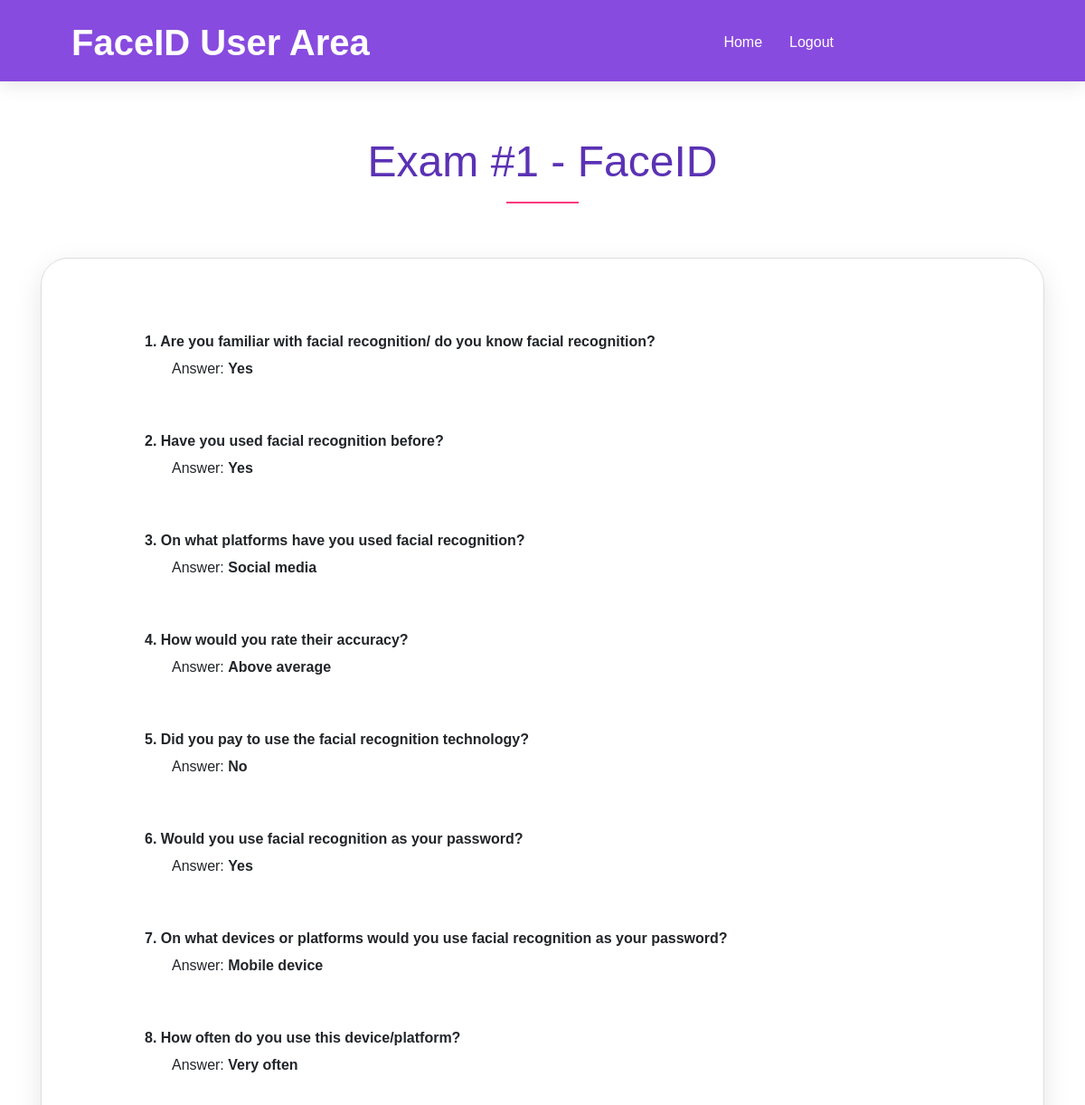
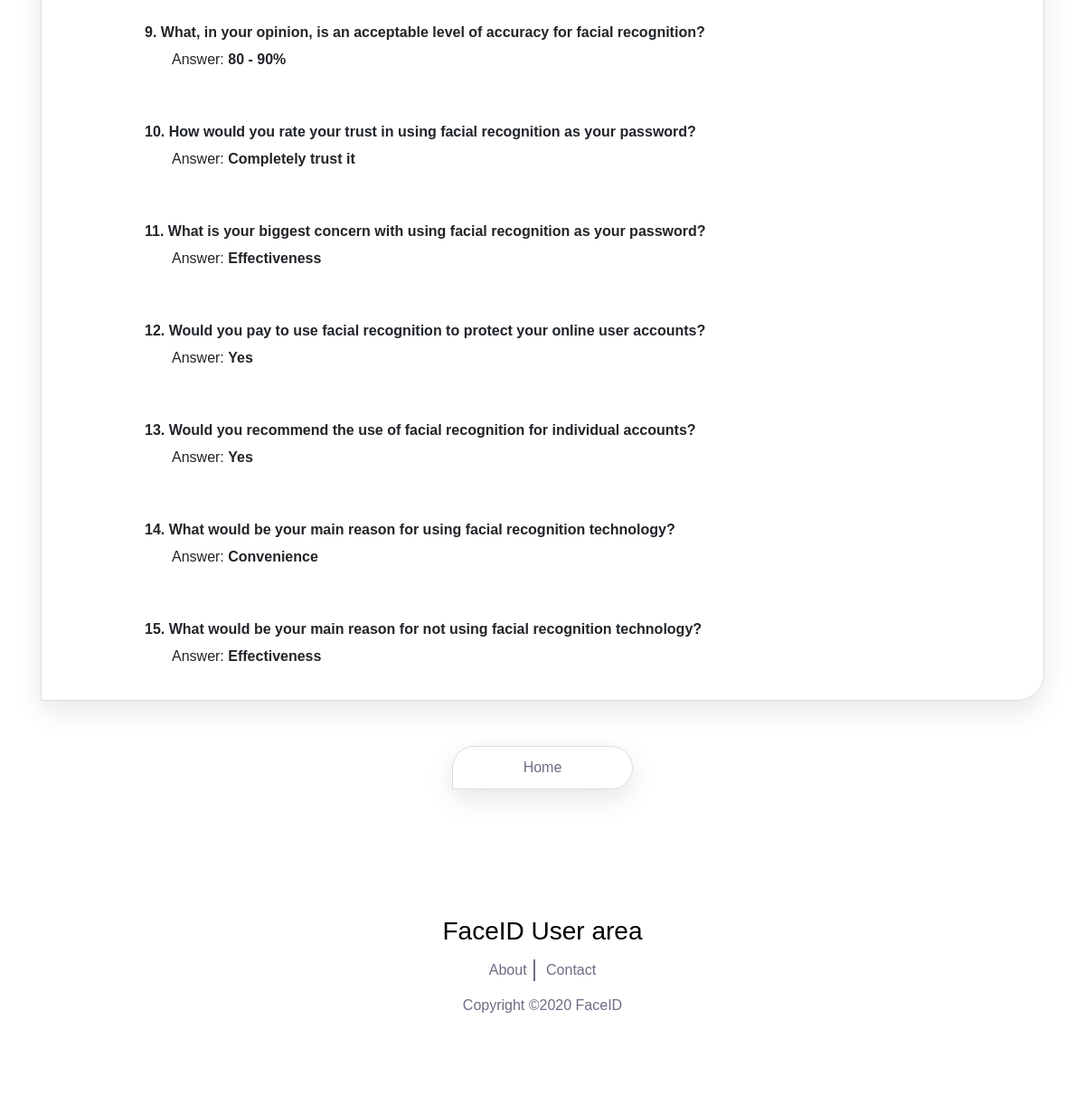
/user/1/list/1 (signed in), run on the app's committed database (2 pictures, top to bottom).
### app/models.py (models this page shows)
class Exams(db.Model):
    __tablename__ = 'exams'
    id = db.Column(db.Integer, primary_key=True)
    title = db.Column(db.String(80), unique=True, nullable=False)

class Question(db.Model):
    __tablename__ = 'question'
    id = db.Column(db.Integer, primary_key=True)
    title = db.Column(db.String(80), nullable=True)
    option1 = db.Column(db.String(80), nullable=True)
    option2 = db.Column(db.String(80), nullable=False)
    option3 = db.Column(db.String(80), nullable=False)
    option4 = db.Column(db.String(80), nullable=False)
    option5 = db.Column(db.String(80), nullable=False)
    exam_id = db.Column(db.Integer, db.ForeignKey('exam.id'), nullable=False)

### app/routes.py (the view)
@app.route('/user/<user_id>/list/<exam_id>', methods=['GET'])
@login_required
def list_exam(user_id, exam_id):
        title = 'Answers for Exam #'+ exam_id
        error=None
        try:
            sq = db.session.query(Question.id).filter(Question.exam_id == exam_id).subquery()
            answers =  db.session.query(Answers).filter(Answers.question_id.in_(sq)).filter(Answers.user_id == user_id).order_by(Answers.question_id).all()
            questions = Question.query.filter_by(exam_id=exam_id).order_by(Question.id).all()
            exam = Exams.query.filter_by(id=exam_id).first()
            list_of_questions = []
            answer_str = 'Not defined'
            for answer in answers:
                for question in questions:
                    if question.id == answer.question_id:
                        title = question.title
                        if answer.answer == 1:
                            answer_str = question.option1
                        if answer.answer == 2:
                            answer_str = question.option2
                        if answer.answer == 3:
                            answer_str = question.option3
                        if answer.answer == 4:
                            answer_str = question.option4
                        if answer.answer == 5:
                            answer_str = question.option5
                tmp = { 'title': title,
                        'answer_str': answer_str
                        }
                list_of_questions.append(tmp)
        except Exception as e:
            error = str(e.args[0])
        return render_template('./user/user_list_answers.html', exam=exam, list_of_questions=list_of_questions, user_id=user_id, exam_id=exam_id, error=error, title=title)

### app/routes.py (called while the page is built)
@login_manager.user_loader
def user_loader(user_id):
    user = User.query.get(user_id)
    return user

### app/templates/user/user_list_answers.html (shortened to what this page needs)
{% extends "./user/user_base.html" %}
{% block content %}
    <div id="content">
        <section class="special-area bg-white section_padding_150_50" id="about">
            <div class="container">
                <div class="row">
                    <div class="col-12">
                        <div class="section-heading text-center">
                            <h2>{{ exam.title }}</h2>
                            <div class="line-shape"></div>
                        </div>
                    </div>
                </div>
            </div>
            <div class="special_description_area">
                <div class="container">
                    <div class="row">
                        <div class="col-lg-12">
                            <div class="webcam-frame">
                                        <div class='table-wrapper'>
                                            {% for question in list_of_questions %}
                                                    <div class='tb-row-question'>
                                                        <div class='tb-column-exam-question'><strong>{{loop.index}}. {{ question.title }}</strong></div>
                                                    </div>
                                                    <div class='tb-row-exam-option'>
                                                        <div class='tb-row-title'>
                                                                <div class='tb-answer'>Answer: <strong>{{ question.answer_str }}</strong></div>
                                                        </div>
                                                    </div>
                                            {% endfor %}
                                          </div>
                                        </div>
                                          <div class="down-menu">
                                            <div class="app-download-btn wow fadeInUp button-200" data-wow-delay="0.2s">
                                                <a href="/user/">
                                                    <p class="mb-0">Home</p>
                                                </a>
                                            </div>
                                        </div>
                        </div>
                    </div>
                </div>
            </div>
        </section>
        </div>
        {% endblock %}

### app/static/style.css (style rules this page uses)
body { font-family: 'Cabin', sans-serif; background-color: #fff; }
h1, h2, h3, h4, h5, h6 { font-family: 'Cabin', sans-serif; font-weight: 400; color: #000; line-height: 1.2; }
.section_padding_150_50 { padding-top: 150px; padding-bottom: 50px; }
a, a:hover, a:focus, a:active { text-decoration: none; -webkit-transition-duration: 500ms; -o-transition-duration: 500ms; transition-duration: 500ms; }
p { color: #726a84; font-size: 16px; font-weight: 300; margin-top: 0; }
.section-heading > h2 { font-weight: 300; color: #5b32b4; font-size: 48px; margin: 0; }
.section-heading { margin-bottom: 60px; }
.line-shape-white, .line-shape { width: 80px; height: 2px; background-color: #fb397d; margin-top: 15px; }
.line-shape { margin-left: calc(50% - 40px); }
.app-download-btn a { border: 1px solid #ddd; display: -webkit-box; display: -ms-flexbox; display: flex; -webkit-box-align: center; -ms-flex-align: center; align-items: center; padding: 15px 30px; border-radius: 30px 30px 30px 0; -webkit-box-shadow: 0 10px 30px rgba(0, 0, 0, 0.1); box-shadow: 0 10px 30px rgba(0, 0, 0, 0.1); -webkit-box-pack: center; -ms-flex-pack: center; justify-content: center; margin:20px 0 20px 0; }
.app-download-btn a p { font-size: 16px; line-height: 1; -webkit-transition-duration: 500ms; -o-transition-duration: 500ms; transition-duration: 500ms; }
.app-download-btn:first-child { margin-right: 20px; }
.webcam-frame { border: 1px solid #ddd; border-top-color: rgb(221, 221, 221); border-right-color: rgb(221, 221, 221); border-bottom-color: rgb(221, 221, 221); border-left-color: rgb(221, 221, 221); display: -webkit-box; display: -ms-flexbox; display: flex; -webkit-box-align: center; -ms-flex-align: center; align-items: center; padding: 15px 30px; border-radius: 30px 30px 30px 0; -webkit-box-shadow: 0 10px 30px rgba(0, 0, 0, 0.1); box-shadow: 0 10px 30px rgba(0, 0, 0, 0.1); -webkit-box-pack: center; -ms-flex-pack: center; justify-content: center; margin-bottom: 50px; }
.button-200 { width: 200px; }
.table-wrapper { margin: 15px; background-color: rgb(255, 255, 255); width:900px }
.tb-row-question { display: flex; flex-direction: row; flex-wrap: wrap; width: 100%; height:50px; margin: 30px 0 0 0; }
.tb-row-title { display: flex; flex-direction: row; flex-wrap: wrap; width: 100%; height:30px; }
.tb-column-exam-question { display: flex; flex-direction: column; flex-basis: 100%; flex: 1; padding: 0 10px 0 10px; width: 500px; margin: 20px 0 5px 0; }
.down-menu { text-align: center; margin-left: auto; margin-right: auto; width: 200px; }
.tb-answer { margin-left: 40px; }

### data on the page
Exams: title "Exam #1 - FaceID"
Question: title "Are you familiar with facial recognition/ do you know facial recognition?", answer_str "Yes"
Question: title "Have you used facial recognition before?", answer_str "Yes"
Question: title "On what platforms have you used facial recognition?", answer_str "Social media"
Question: title "How would you rate their accuracy?", answer_str "Above average"
Question: title "Did you pay to use the facial recognition technology?", answer_str "No"
Question: title "Would you use facial recognition as your password?", answer_str "Yes"
Question: title "On what devices or platforms would you use facial recognition as your password?", answer_str "Mobile device"
Question: title "How often do you use this device/platform?", answer_str "Very often"
Question: title "What, in your opinion, is an acceptable level of accuracy for facial recognition?", answer_str "80 - 90%"
Question: title "How would you rate your trust in using facial recognition as your password?", answer_str "Completely trust it"
Question: title "What is your biggest concern with using facial recognition as your password?", answer_str "Effectiveness"
Question: title "Would you pay to use facial recognition to protect your online user accounts?", answer_str "Yes"
Question: title "Would you recommend the use of facial recognition for individual accounts?", answer_str "Yes"
Question: title "What would be your main reason for using facial recognition technology?", answer_str "Convenience"
Question: title "What would be your main reason for not using facial recognition technology?", answer_str "Effectiveness"
